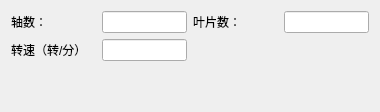
              <widget class="QWidget" name="tab_15">
               <attribute name="title">
                <string>目标声纹特征</string>
               </attribute>
               <layout class="QGridLayout" name="gridLayout_10" columnstretch="1,1,1,1">
                <item row="1" column="0">
                 <widget class="QLabel" name="label_55">
                  <property name="text">
                   <string>转速（转/分）</string>
                  </property>
                 </widget>
                </item>
                <item row="0" column="1">
                 <widget class="QLineEdit" name="lineEdit_46"/>
                </item>
                <item row="0" column="0">
                 <widget class="QLabel" name="label_56">
                  <property name="text">
                   <string>轴数：</string>
                  </property>
                 </widget>
                </item>
                <item row="0" column="3">
                 <widget class="QLineEdit" name="lineEdit_47"/>
                </item>
                <item row="1" column="1">
                 <widget class="QLineEdit" name="lineEdit_48"/>
                </item>
                <item row="0" column="2">
                 <widget class="QLabel" name="label_57">
                  <property name="text">
                   <string>叶片数：</string>
                  </property>
                 </widget>
                </item>
                <item row="2" column="1">
                 <spacer name="verticalSpacer_9">
                  <property name="orientation">
                   <enum>Qt::Vertical</enum>
                  </property>
                  <property name="sizeHint" stdset="0">
                   <size>
                    <width>20</width>
                    <height>40</height>
                   </size>
                  </property>
                 </spacer>
                </item>
               </layout>
              </widget>
